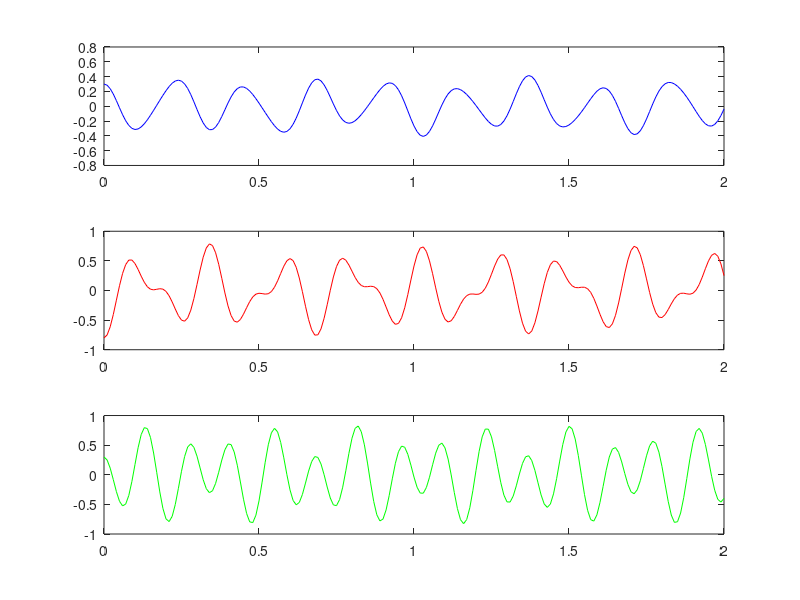

The MATLAB script that drew this image:
function MultiplesGradosGeneral
 clc,clear
 carga = 'L';
 dt = 0.01;
 t = 0:dt:2;
 %Amortiguamiento
 c1 = 0;
 c2 = 0;
 c3 = 0;
 %Masas
 m1 = 2;
 m2 = 2;
 m3 = 2;
 %Rigidez
 k1 = 600;
 k2 = 1200;
 k3 = 2400;

 %Condiciones iniciales
x0 = [0.3; -0.8 ; 0.3]; %Desplazamientos iniciales
xd0 = [0; 0; 0] ; %Velocidades iniciales

 m= diag([m1 m2 m3]); %Matriz de masas
 k = [k1, -k1, 0;
        -k1, k1+k2, -k2;
          0, -k2, k2+k3]; %Matriz de rigidez
c = zeros(size(m)); %Constantes de amort

I = eye (size(m));
[V, lam] = eig(k,m); %Calculo de autovalores y autovectores
ome = diag(lam).^0.5; % Los omega o fecuencias naturales de cada modo
ttiemp = 2*pi/ome(1)
idx = find (t == ttiemp)

M  = V' * m * V;  %Matriz de masas modales
V
M
I
V'
m
x0
Y0  = M\I*V'*m*x0  %Desplazamientos en coordenadas modales
Yd0  = M\I*V'*m*xd0; %Velocidades en coordenadas modales
M\I*V'*m
%Acá lo que aplico es la ecuacion general de la respuesta de un sistema libre. x(t) = a * cos... + b * sin ...
%Donde a = x0 y b = xd0/wn (sin amortiguamiento)
%Primer término de la solucion en coordenadas modales
 zitta1 = c1/(2*ome(1)*m1) ;
 zitta2 = c2/(2*ome(2)*m2) ;
 zitta3 = c3/(2*ome(3)*m3) ;

 if (carga == 'L')

   Y1  = [Y0(1)*cos(sqrt(1-zitta1^2)*ome(1)*t);
            Y0(2)*cos(sqrt(1-zitta2^2)*ome(2)*t);
            Y0(3)*cos(sqrt(1-zitta3^2)*ome(3)*t)];
    %Segundo termino de la solucion en coordenadas modales
    C21 = (Yd0(1)+(zitta1*ome(1)*Y0(1)))/(sqrt(1-zitta1^2)*ome(1));
    C22 = (Yd0(2)+(zitta2*ome(2)*Y0(2)))/(sqrt(1-zitta2^2)*ome(2));
    C23 = (Yd0(3)+(zitta3*ome(3)*Y0(3)))/(sqrt(1-zitta3^2)*ome(3));

    Y2  = [C21*sin(sqrt(1-zitta1^2)*ome(1)*t);
                C22*sin(sqrt(1-zitta2^2)*ome(2)*t);
                C23*sin(sqrt(1-zitta3^2)*ome(3)*t)];
    e = exp(1)
    ee = [e.^(-zitta1*ome(1)*t);
              e.^(-zitta2*ome(2)*t);
              e.^(-zitta3*ome(3)*t)];
    Y = (Y1 + Y2).*ee; %Desplazamientos en coords modales
    X = V*Y; %Lo pasamos a coordenadas geometricas generalizadas

    subplot(3,1,1)
    plot(t, X(1,:), 'b');

    subplot(3,1,2)
    plot(t, X(2,:), 'r');

    subplot(3,1,3)
    plot(t, X(3,:), 'g');
 end

end
